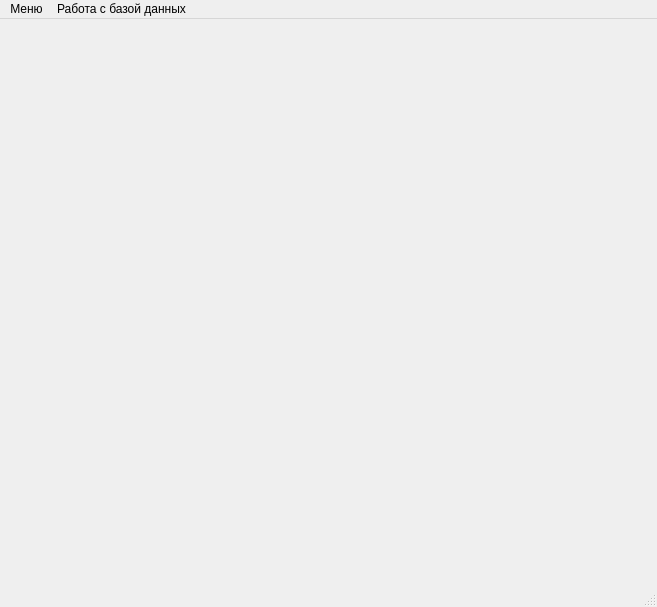
<?xml version="1.0" encoding="UTF-8"?>
<ui version="4.0">
 <class>MainWindow</class>
 <widget class="QMainWindow" name="MainWindow">
  <property name="geometry">
   <rect>
    <x>0</x>
    <y>0</y>
    <width>657</width>
    <height>607</height>
   </rect>
  </property>
  <property name="windowTitle">
   <string>Продвинутый калькулятор</string>
  </property>
  <widget class="QWidget" name="centralwidget"/>
  <widget class="QMenuBar" name="menubar">
   <property name="geometry">
    <rect>
     <x>0</x>
     <y>0</y>
     <width>657</width>
     <height>21</height>
    </rect>
   </property>
   <widget class="QMenu" name="menu">
    <property name="title">
     <string>Меню</string>
    </property>
    <widget class="QMenu" name="equations">
     <property name="title">
      <string>Уравнения</string>
     </property>
     <widget class="QMenu" name="algebraic">
      <property name="title">
       <string>Алгебраические</string>
      </property>
      <addaction name="linear"/>
      <addaction name="square"/>
      <addaction name="rational"/>
      <addaction name="irrational"/>
     </widget>
     <widget class="QMenu" name="transcendental">
      <property name="title">
       <string>Трансцендентные</string>
      </property>
      <addaction name="logarithmic"/>
      <addaction name="indicative"/>
      <addaction name="trigonometric"/>
     </widget>
     <addaction name="algebraic"/>
     <addaction name="transcendental"/>
    </widget>
    <addaction name="separator"/>
    <addaction name="calculation"/>
    <addaction name="equations"/>
   </widget>
   <widget class="QMenu" name="menu_2">
    <property name="title">
     <string>Работа с базой данных</string>
    </property>
    <widget class="QMenu" name="menu_5">
     <property name="title">
      <string>Изменить</string>
     </property>
     <widget class="QMenu" name="menu_6">
      <property name="title">
       <string>Название</string>
      </property>
      <addaction name="rename_term"/>
      <addaction name="rename_section"/>
     </widget>
     <widget class="QMenu" name="menu_7">
      <property name="title">
       <string>Описание</string>
      </property>
      <addaction name="redescription_term"/>
      <addaction name="redescription_section"/>
     </widget>
     <addaction name="menu_6"/>
     <addaction name="menu_7"/>
     <addaction name="resection_term"/>
    </widget>
    <widget class="QMenu" name="menu_3">
     <property name="title">
      <string>Удалить</string>
     </property>
     <addaction name="remove_term"/>
     <addaction name="remove_section"/>
    </widget>
    <widget class="QMenu" name="menu_4">
     <property name="title">
      <string>Новый</string>
     </property>
     <addaction name="new_term"/>
     <addaction name="new_section"/>
    </widget>
    <addaction name="menu_4"/>
    <addaction name="menu_3"/>
    <addaction name="menu_5"/>
   </widget>
   <addaction name="menu"/>
   <addaction name="menu_2"/>
  </widget>
  <widget class="QStatusBar" name="statusbar"/>
  <action name="calculation">
   <property name="text">
    <string>Обычный калькулятор</string>
   </property>
  </action>
  <action name="action_6">
   <property name="text">
    <string>Линейные уравнения</string>
   </property>
  </action>
  <action name="action_7">
   <property name="text">
    <string>Квадратные уравнения</string>
   </property>
  </action>
  <action name="action_8">
   <property name="text">
    <string>Дробно-рациональные уравнения</string>
   </property>
  </action>
  <action name="action_9">
   <property name="text">
    <string>Иррациональные уравнения</string>
   </property>
  </action>
  <action name="linear">
   <property name="text">
    <string>Линейные</string>
   </property>
  </action>
  <action name="square">
   <property name="text">
    <string>Квадратные</string>
   </property>
  </action>
  <action name="rational">
   <property name="text">
    <string>Рациональные</string>
   </property>
  </action>
  <action name="irrational">
   <property name="text">
    <string>Иррациональные</string>
   </property>
  </action>
  <action name="logarithmic">
   <property name="text">
    <string>Логарифмические</string>
   </property>
  </action>
  <action name="indicative">
   <property name="text">
    <string>Показательные</string>
   </property>
  </action>
  <action name="trigonometric">
   <property name="text">
    <string>Тригонометрические</string>
   </property>
  </action>
  <action name="remove_term">
   <property name="text">
    <string>Термин</string>
   </property>
  </action>
  <action name="remove_section">
   <property name="text">
    <string>Раздел</string>
   </property>
  </action>
  <action name="new_term">
   <property name="text">
    <string>Термин</string>
   </property>
  </action>
  <action name="new_section">
   <property name="text">
    <string>Раздел</string>
   </property>
  </action>
  <action name="rename_term">
   <property name="text">
    <string>Термина</string>
   </property>
  </action>
  <action name="rename_section">
   <property name="text">
    <string>Раздела</string>
   </property>
  </action>
  <action name="redescription_term">
   <property name="text">
    <string>Термина</string>
   </property>
  </action>
  <action name="redescription_section">
   <property name="text">
    <string>Раздела</string>
   </property>
  </action>
  <action name="resection_term">
   <property name="text">
    <string>Раздел термина</string>
   </property>
  </action>
 </widget>
 <resources/>
 <connections/>
</ui>
